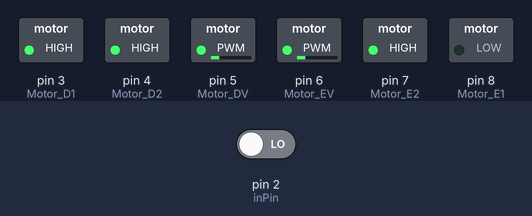
The sketch below on a simulated Arduino Uno, built with avr-gcc and run on an emulated ATmega328P. Parts: switched loads named in the sketch (green lamp = pin HIGH). The test bench sets the inputs (shaded band); at power-on: pin 2 (inPin) LOW. What the sketch prints to the serial monitor is not drawn.

Above: at 1.2 s.
1.3 s: pin 2 (inPin) driven HIGH
At 2.2 s:
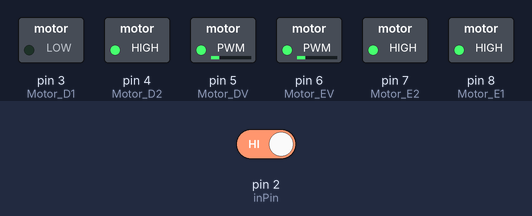
2.8 s: pin 2 (inPin) driven LOW
At 3.3 s:
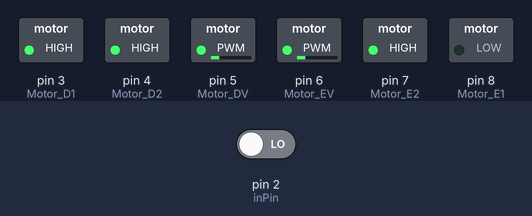
Timing chart, 0 to 5.8 s (numbered marks = the images above; inputs shaded):
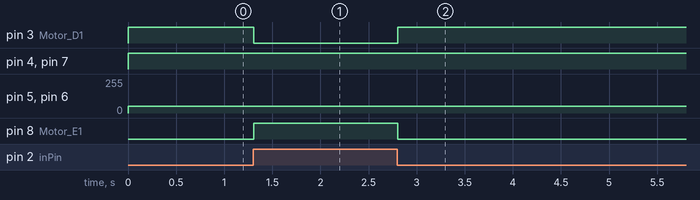

Measured:
- after the input at 1.3 s, pin 3 (Motor_D1): HIGH → LOW at once; pin 8 (Motor_E1): LOW → HIGH at once
- after the input at 2.8 s, pin 3 (Motor_D1): LOW → HIGH at once; pin 8 (Motor_E1): HIGH → LOW at once

The sketch:

codigo_do_carrinho.ino
```cpp
/**********************************************************
* UNIVERSIDADE FEDERAL DE PERNAMBUCO - UFPE
* CENTRO DE INFORMARICA - CIN
* INTRODUCAO A PROGRAMACAO COM GALILEO - IF668 EC
* GRUPO 5: BRUNA CABRAL PEDROSA DE LIMA
           LUIZ FERNANDO RAMOS DE TOLEDO
           LUCAS VINICIUS ARAUJO DA SILVA SANTOS
           YASMIN MIRELLA SILVA CRIOLO
           MORGANA BEATRIZ FEIJO GALAMBA
           MAURO JORGE SANTOS DE SANTANA
CODIGO DO CARRINHO SEGUIDOR DE LINHA
********************************************************/

#include "Ultrasonic.h"
#define echoPin 10 //Pino 10 recebe o pulso do echo
#define trigPin 9 //Pino 9 envia o pulso para gerar o echo

//iniciando a função e passando os pinos
Ultrasonic ultrasonic(9,10);

//
int Motor_E1 = 8;
int Motor_E2 = 7;
int Motor_EV = 6;
int Motor_DV = 5;
int Motor_D2 = 4;
int Motor_D1 = 3;
int distancia;

int inPin = 2; //pino de entrada no sensor
int valor = 0; //Inteiro que armazena o valor lido no sensor


void setup()
{
 pinMode(echoPin, INPUT); // define o pino 10 como entrada (recebe)
 pinMode(trigPin, OUTPUT); // define o pino 9 como saida (envia)

 Serial.begin(9600); //inicializando a porta serial
 pinMode(inPin, INPUT); //colocando a porta 2 como entrada do sensor

 pinMode(Motor_E1, OUTPUT);
 pinMode(Motor_E2, OUTPUT);
 pinMode(Motor_EV, OUTPUT);
 pinMode(Motor_DV, OUTPUT);
 pinMode(Motor_D2, OUTPUT);
 pinMode(Motor_D1, OUTPUT);


}

void loop()
{


 //incicializando as potencias do motor
 analogWrite(Motor_DV,51);
 analogWrite(Motor_EV,51);


valor = digitalRead(inPin);//realizando a leitura no sensor optico e armazenando na variavel valor
Serial.println(valor);//printando no serial se esta lendo preto ou branco

               //entra no if se o sensor estiver lendo branco
               if(valor == HIGH)
               {

                //o carro trava uma das rodas e vira pra esquerda

                digitalWrite(Motor_E1, HIGH);
                digitalWrite(Motor_E2, HIGH);
                digitalWrite(Motor_D1, LOW);
                digitalWrite(Motor_D2, HIGH);


               //como ele nao entrou no if,o sensor esta lendo preto e ele entra no else
               }else{


                //o carro trava uma das rodas e vira pra direita
                digitalWrite(Motor_E1, LOW);
                digitalWrite(Motor_E2, HIGH);
                digitalWrite(Motor_D1, HIGH);
                digitalWrite(Motor_D2, HIGH);

               }


}
```
